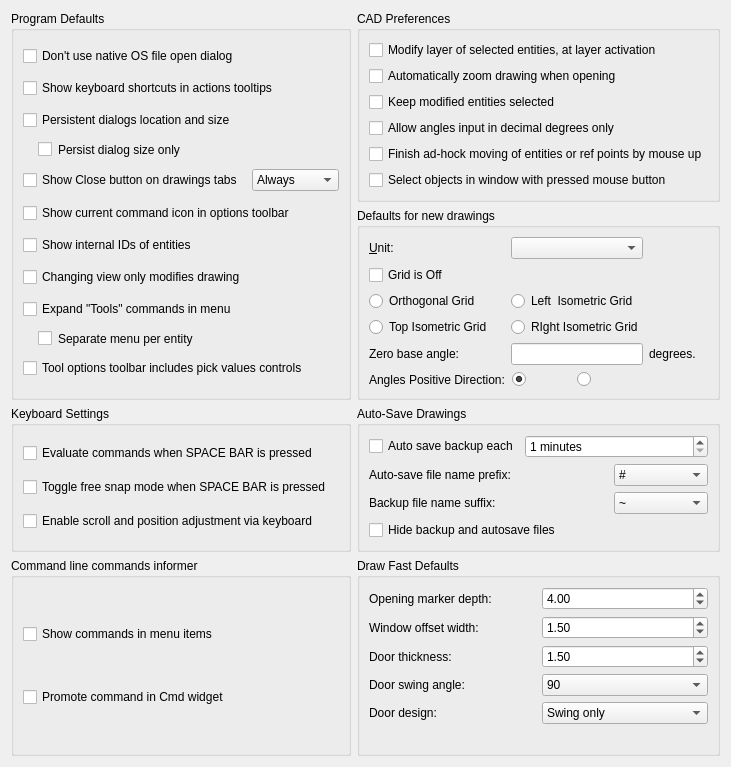
     <widget class="QWidget" name="tabDefaults">
      <attribute name="title">
       <string>&amp;Defaults</string>
      </attribute>
      <layout class="QGridLayout" name="gridLayout_3">
       <item row="8" column="0">
        <spacer name="verticalSpacer_4">
         <property name="orientation">
          <enum>Qt::Orientation::Vertical</enum>
         </property>
         <property name="sizeHint" stdset="0">
          <size>
           <width>20</width>
           <height>0</height>
          </size>
         </property>
        </spacer>
       </item>
       <item row="3" column="1">
        <widget class="QGroupBox" name="groupBox_29">
         <property name="title">
          <string>Auto-Save Drawings</string>
         </property>
         <layout class="QGridLayout" name="gridLayout_52">
          <item row="2" column="2">
           <widget class="QComboBox" name="cbAutoSaveFileNamePrefix">
            <item>
             <property name="text">
              <string notr="true">#</string>
             </property>
            </item>
            <item>
             <property name="text">
              <string notr="true">~</string>
             </property>
            </item>
            <item>
             <property name="text">
              <string notr="true">_</string>
             </property>
            </item>
            <item>
             <property name="text">
              <string notr="true">__</string>
             </property>
            </item>
            <item>
             <property name="text">
              <string notr="true">lcauto_</string>
             </property>
            </item>
            <item>
             <property name="text">
              <string notr="true">autosaved_</string>
             </property>
            </item>
           </widget>
          </item>
          <item row="0" column="1" colspan="2">
           <widget class="QSpinBox" name="cbAutoSaveTime">
            <property name="toolTip">
             <string>Time between automatic saving of the document in minutes.</string>
            </property>
            <property name="suffix">
             <string> minutes</string>
            </property>
            <property name="minimum">
             <number>1</number>
            </property>
            <property name="maximum">
             <number>60</number>
            </property>
           </widget>
          </item>
          <item row="2" column="0">
           <widget class="QLabel" name="label_38">
            <property name="text">
             <string>Auto-save file name prefix:</string>
            </property>
           </widget>
          </item>
          <item row="0" column="0">
           <widget class="QCheckBox" name="cbAutoBackup">
            <property name="toolTip">
             <string>When set, FableCAD will automatically generate a backup of your current drawing.</string>
            </property>
            <property name="text">
             <string>Auto save backup each</string>
            </property>
           </widget>
          </item>
          <item row="3" column="0">
           <widget class="QLabel" name="label_37">
            <property name="text">
             <string>Backup file name suffix:</string>
            </property>
           </widget>
          </item>
          <item row="3" column="2">
           <widget class="QComboBox" name="cbBackupFileSuffix">
            <item>
             <property name="text">
              <string notr="true">~</string>
             </property>
            </item>
            <item>
             <property name="text">
              <string notr="true">$$</string>
             </property>
            </item>
            <item>
             <property name="text">
              <string notr="true">_</string>
             </property>
            </item>
            <item>
             <property name="text">
              <string notr="true">_backup</string>
             </property>
            </item>
            <item>
             <property name="text">
              <string notr="true">_bak</string>
             </property>
            </item>
            <item>
             <property name="text">
              <string notr="true">.bak</string>
             </property>
            </item>
            <item>
             <property name="text">
              <string notr="true">.backup</string>
             </property>
            </item>
            <item>
             <property name="text">
              <string notr="true">.lcb</string>
             </property>
            </item>
           </widget>
          </item>
          <item row="4" column="0" colspan="3">
           <widget class="QCheckBox" name="cbHideBackupFiles">
            <property name="text">
             <string>Hide backup and autosave files</string>
            </property>
           </widget>
          </item>
         </layout>
        </widget>
       </item>
       <item row="8" column="1">
        <spacer name="verticalSpacer_10">
         <property name="orientation">
          <enum>Qt::Orientation::Vertical</enum>
         </property>
         <property name="sizeHint" stdset="0">
          <size>
           <width>20</width>
           <height>0</height>
          </size>
         </property>
        </spacer>
       </item>
       <item row="0" column="1">
        <widget class="QGroupBox" name="groupBox_5">
         <property name="title">
          <string>CAD Preferences</string>
         </property>
         <layout class="QVBoxLayout" name="verticalLayout_4">
          <item>
           <widget class="QCheckBox" name="cbToActiveLayer">
            <property name="toolTip">
             <string>&lt;html&gt;&lt;head/&gt;&lt;body&gt;&lt;p&gt;When enabled, activating a layer would modify all selected entities to that new layer. To change layer of multiple entities: first select needed entities; activate a layer in the layer widget. This makes all selected entities modified to belong to the new layer.&lt;/p&gt;&lt;/body&gt;&lt;/html&gt;</string>
            </property>
            <property name="text">
             <string>Modify layer of selected entities, at layer activation</string>
            </property>
           </widget>
          </item>
          <item>
           <widget class="QCheckBox" name="cbAutoZoomDrawing">
            <property name="text">
             <string>Automatically zoom drawing when opening</string>
            </property>
           </widget>
          </item>
          <item>
           <widget class="QCheckBox" name="cbKeepModifiedSelected">
            <property name="toolTip">
             <string>If selected, entities will stay selected after completion of Modify operations. Otherwise, they will be not selected. </string>
            </property>
            <property name="text">
             <string>Keep modified entities selected</string>
            </property>
           </widget>
          </item>
          <item>
           <widget class="QCheckBox" name="cbAnglesInputInDecimalDegreesOnly">
            <property name="toolTip">
             <string>If checked, it will be possible to enter value of angle in decimal degrees only. Otherwise, angles in surveyor, radiant, imperial degrees and bearing formats are allowed for input.  </string>
            </property>
            <property name="text">
             <string>Allow angles input in decimal degrees only</string>
            </property>
           </widget>
          </item>
          <item>
           <widget class="QCheckBox" name="cbFinishMovingByMouseUp">
            <property name="toolTip">
             <string>If selected, mouse up will finish ad-hock moving operations (so just one click is need). Otherwise, first click initiates move, and second one completes it.</string>
            </property>
            <property name="text">
             <string>Finish ad-hock moving of entities or ref points by mouse up</string>
            </property>
           </widget>
          </item>
          <item>
           <widget class="QCheckBox" name="cbSelectionWindowByMBClickAndUp">
            <property name="toolTip">
             <string>If selected, entities selection window is defined with pressed left mouse button. Otherwirse, 2 mouse clicks are used for corners</string>
            </property>
            <property name="text">
             <string>Select objects in window with pressed mouse button</string>
            </property>
           </widget>
          </item>
         </layout>
        </widget>
       </item>
       <item row="3" column="0">
        <widget class="QGroupBox" name="groupBox_4">
         <property name="title">
          <string>Keyboard Settings</string>
         </property>
         <layout class="QVBoxLayout" name="verticalLayout_3">
          <item>
           <widget class="QCheckBox" name="cbEvaluateOnSpace">
            <property name="text">
             <string>Evaluate commands when SPACE BAR is pressed</string>
            </property>
           </widget>
          </item>
          <item>
           <widget class="QCheckBox" name="cbToggleFreeSnapOnSpace">
            <property name="toolTip">
             <string>&lt;html&gt;&lt;head/&gt;&lt;body&gt;&lt;p&gt;Temporarily toggle free snapping when the spacebar is pressed and the command window is activated&lt;/p&gt;&lt;/body&gt;&lt;/html&gt;</string>
            </property>
            <property name="text">
             <string>Toggle free snap mode when SPACE BAR is pressed</string>
            </property>
           </widget>
          </item>
          <item>
           <widget class="QCheckBox" name="cbEnableKeyboardZoomAdjust">
            <property name="toolTip">
             <string>If enabled, it is possible to do with keys - zooming via +/-, scrolling via arrow keys, moving selected entities position via arrow keys and SHIFT/CTRL modifiers.</string>
            </property>
            <property name="text">
             <string>Enable scroll and position adjustment via keyboard</string>
            </property>
           </widget>
          </item>
         </layout>
        </widget>
       </item>
       <item row="1" column="1">
        <widget class="QGroupBox" name="buttonGroup5">
         <property name="sizePolicy">
          <sizepolicy hsizetype="Preferred" vsizetype="Preferred">
           <horstretch>0</horstretch>
           <verstretch>0</verstretch>
          </sizepolicy>
         </property>
         <property name="minimumSize">
          <size>
           <width>0</width>
           <height>0</height>
          </size>
         </property>
         <property name="title">
          <string>Defaults for new drawings</string>
         </property>
         <layout class="QGridLayout" name="gridLayout_43">
          <item row="5" column="0">
           <widget class="QLabel" name="label_32">
            <property name="text">
             <string>Angles Positive Direction:</string>
            </property>
           </widget>
          </item>
          <item row="4" column="0">
           <widget class="QLabel" name="label_30">
            <property name="toolTip">
             <string/>
            </property>
            <property name="text">
             <string>Zero base angle:</string>
            </property>
           </widget>
          </item>
          <item row="2" column="0">
           <widget class="QRadioButton" name="rbGridOrtho">
            <property name="text">
             <string>Orthogonal Grid</string>
            </property>
            <property name="autoExclusive">
             <bool>true</bool>
            </property>
           </widget>
          </item>
          <item row="4" column="1">
           <widget class="QLineEdit" name="leDefAngleBaseZero">
            <property name="sizePolicy">
             <sizepolicy hsizetype="Preferred" vsizetype="Fixed">
              <horstretch>0</horstretch>
              <verstretch>0</verstretch>
             </sizepolicy>
            </property>
            <property name="toolTip">
             <string>Zero base angle relative to the current user coordinate system. Affects polar coordinates input, snap to angle. 0.0 is 3pm.</string>
            </property>
           </widget>
          </item>
          <item row="0" column="1">
           <widget class="QComboBox" name="cbUnit">
            <property name="sizePolicy">
             <sizepolicy hsizetype="Preferred" vsizetype="Preferred">
              <horstretch>0</horstretch>
              <verstretch>0</verstretch>
             </sizepolicy>
            </property>
            <property name="toolTip">
             <string>Drawing units</string>
            </property>
           </widget>
          </item>
          <item row="0" column="0">
           <widget class="QLabel" name="lUnit">
            <property name="sizePolicy">
             <sizepolicy hsizetype="Preferred" vsizetype="Minimum">
              <horstretch>0</horstretch>
              <verstretch>0</verstretch>
             </sizepolicy>
            </property>
            <property name="text">
             <string>&amp;Unit:</string>
            </property>
            <property name="wordWrap">
             <bool>false</bool>
            </property>
            <property name="buddy">
             <cstring>cbUnit</cstring>
            </property>
           </widget>
          </item>
          <item row="4" column="2">
           <widget class="QLabel" name="label_31">
            <property name="text">
             <string>degrees.</string>
            </property>
           </widget>
          </item>
          <item row="3" column="1">
           <widget class="QRadioButton" name="rbGridIsoRight">
            <property name="text">
             <string>RIght Isometric Grid</string>
            </property>
            <property name="autoExclusive">
             <bool>true</bool>
            </property>
           </widget>
          </item>
          <item row="2" column="1">
           <widget class="QRadioButton" name="rbGridIsoLeft">
            <property name="text">
             <string>Left  Isometric Grid</string>
            </property>
            <property name="autoExclusive">
             <bool>true</bool>
            </property>
           </widget>
          </item>
          <item row="3" column="0">
           <widget class="QRadioButton" name="rbGridIsoTop">
            <property name="text">
             <string>Top Isometric Grid</string>
            </property>
            <property name="autoExclusive">
             <bool>true</bool>
            </property>
           </widget>
          </item>
          <item row="5" column="1">
           <widget class="QWidget" name="widget" native="true">
            <layout class="QGridLayout" name="gridLayout_42">
             <property name="leftMargin">
              <number>1</number>
             </property>
             <property name="topMargin">
              <number>1</number>
             </property>
             <property name="rightMargin">
              <number>3</number>
             </property>
             <property name="bottomMargin">
              <number>1</number>
             </property>
             <property name="spacing">
              <number>2</number>
             </property>
             <item row="0" column="0">
              <widget class="QRadioButton" name="rbDefAngleBasePositive">
               <property name="sizePolicy">
                <sizepolicy hsizetype="Preferred" vsizetype="Preferred">
                 <horstretch>0</horstretch>
                 <verstretch>0</verstretch>
                </sizepolicy>
               </property>
               <property name="maximumSize">
                <size>
                 <width>16777215</width>
                 <height>16777215</height>
                </size>
               </property>
               <property name="toolTip">
                <string>Counterclockwise, 90 degrees is north.</string>
               </property>
               <property name="text">
                <string/>
               </property>
               <property name="icon">
                <iconset resource="../../../../../res/icons/icons.qrc">
                 <normaloff>:/icons/dirpos_plus.lci</normaloff>:/icons/dirpos_plus.lci</iconset>
               </property>
               <property name="checked">
                <bool>true</bool>
               </property>
              </widget>
             </item>
             <item row="0" column="1">
              <widget class="QRadioButton" name="rbDefAngleBaseNegative">
               <property name="sizePolicy">
                <sizepolicy hsizetype="Preferred" vsizetype="Preferred">
                 <horstretch>0</horstretch>
                 <verstretch>0</verstretch>
                </sizepolicy>
               </property>
               <property name="maximumSize">
                <size>
                 <width>16777215</width>
                 <height>16777215</height>
                </size>
               </property>
               <property name="toolTip">
                <string>Clockwise, 90 degrees is sourth.</string>
               </property>
               <property name="text">
                <string/>
               </property>
               <property name="icon">
                <iconset resource="../../../../../res/icons/icons.qrc">
                 <normaloff>:/icons/dirneg_plus.lci</normaloff>:/icons/dirneg_plus.lci</iconset>
               </property>
               <property name="checkable">
                <bool>true</bool>
               </property>
              </widget>
             </item>
            </layout>
           </widget>
          </item>
          <item row="1" column="0">
           <widget class="QCheckBox" name="cbNewDrawingGridOff">
            <property name="toolTip">
             <string>If checked, new drawing will be created with grid disabled</string>
            </property>
            <property name="text">
             <string>Grid is Off </string>
            </property>
           </widget>
          </item>
         </layout>
        </widget>
       </item>
       <item row="0" column="0" rowspan="2">
        <widget class="QGroupBox" name="groupBox">
         <property name="sizePolicy">
          <sizepolicy hsizetype="Preferred" vsizetype="Preferred">
           <horstretch>0</horstretch>
           <verstretch>0</verstretch>
          </sizepolicy>
         </property>
         <property name="minimumSize">
          <size>
           <width>0</width>
           <height>70</height>
          </size>
         </property>
         <property name="title">
          <string>Program Defaults</string>
         </property>
         <layout class="QGridLayout" name="gridLayout_17">
          <item row="6" column="0">
           <widget class="QCheckBox" name="cbShowEntityIDs">
            <property name="toolTip">
             <string>If enabled, internal ID of entity will be shown in properties dialog and Entity Info widget.</string>
            </property>
            <property name="text">
             <string>Show internal IDs of entities</string>
            </property>
           </widget>
          </item>
          <item row="8" column="0">
           <widget class="QCheckBox" name="cbExpandToolsMenu">
            <property name="toolTip">
             <string>If selected, menu will include top-level items for drawing tools. Otherwise, they will under the same menu item. </string>
            </property>
            <property name="text">
             <string>Expand &quot;Tools&quot; commands in menu</string>
            </property>
           </widget>
          </item>
          <item row="9" column="0">
           <widget class="QCheckBox" name="cbExpandToolsMenuTillEntity">
            <property name="toolTip">
             <string>If selected, separate menu will be created for each group of entity-related commands. Otherwise, these command will be under the same menu. </string>
            </property>
            <property name="styleSheet">
             <string notr="true">margin-left:15px</string>
            </property>
            <property name="text">
             <string>Separate menu per entity</string>
            </property>
           </widget>
          </item>
          <item row="1" column="0" colspan="2">
           <widget class="QCheckBox" name="cbShowKeyboardShortcutsInToolTips">
            <property name="toolTip">
             <string>If checked, keyboard shortcut will be shown in tooltip for action</string>
            </property>
            <property name="text">
             <string>Show keyboard shortcuts in actions tooltips</string>
            </property>
           </widget>
          </item>
          <item row="5" column="0" colspan="2">
           <widget class="QCheckBox" name="cbShowCurrentActionIconInOptions">
            <property name="toolTip">
             <string>If checked, the icon for current action will be shown in options toolbar before action's options</string>
            </property>
            <property name="text">
             <string>Show current command icon in options toolbar</string>
            </property>
           </widget>
          </item>
          <item row="3" column="0">
           <widget class="QCheckBox" name="cbPersistentDialogSizeOnly">
            <property name="toolTip">
             <string>If checked, location of dialog will not be saved, but size will</string>
            </property>
            <property name="styleSheet">
             <string notr="true">margin-left:15px</string>
            </property>
            <property name="text">
             <string>Persist dialog size only</string>
            </property>
           </widget>
          </item>
          <item row="0" column="0">
           <widget class="QCheckBox" name="cbUseQtFileOpenDialog">
            <property name="text">
             <string>Don't use native OS file open dialog</string>
            </property>
           </widget>
          </item>
          <item row="7" column="0">
           <widget class="QCheckBox" name="cbChangingViewOnlyModifiesDrawing">
            <property name="toolTip">
             <string>If checked, any changes of zoom or pan for drawing will mark drawing as modified. Otherwise, changing view only will not affect modified status of the drawing. </string>
            </property>
            <property name="text">
             <string>Changing view only modifies drawing</string>
            </property>
           </widget>
          </item>
          <item row="4" column="0">
           <widget class="QCheckBox" name="cbTabCloseButton">
            <property name="toolTip">
             <string>If checked, close cross button will be shown in tabs for drawings if drawings are in Tab mode</string>
            </property>
            <property name="text">
             <string>Show Close button on drawings tabs</string>
            </property>
           </widget>
          </item>
          <item row="10" column="0" colspan="2">
           <widget class="QCheckBox" name="cbInteractiveInputInActionToolbarEnabled">
            <property name="toolTip">
             <string>If selected, controls for picking values from drawing are available in Tool Options toolbar, allowing to pick length and angle values from drawing. </string>
            </property>
            <property name="text">
             <string>Tool options toolbar includes pick values controls</string>
            </property>
           </widget>
          </item>
          <item row="4" column="1">
           <widget class="QComboBox" name="cbTabCloseButtonMode">
            <item>
             <property name="text">
              <string>Always</string>
             </property>
            </item>
            <item>
             <property name="text">
              <string>Active Tab</string>
             </property>
            </item>
           </widget>
          </item>
          <item row="2" column="0">
           <widget class="QCheckBox" name="cbPersistentDialogs">
            <property name="toolTip">
             <string>If checked, dialogs will be positioned and resized to position/size of last invocation.</string>
            </property>
            <property name="text">
             <string>Persistent dialogs location and size</string>
            </property>
           </widget>
          </item>
         </layout>
        </widget>
       </item>
       <item row="4" column="0">
        <widget class="QGroupBox" name="groupBox_33">
         <property name="title">
          <string>Command line commands informer</string>
         </property>
         <layout class="QGridLayout" name="gridLayout_56">
          <item row="0" column="0">
           <widget class="QCheckBox" name="cbShowCommandInMenu">
            <property name="statusTip">
             <string>If enabled, command aliases will be shown next to menu items</string>
            </property>
            <property name="text">
             <string>Show commands in menu items</string>
            </property>
           </widget>
          </item>
          <item row="1" column="0">
           <widget class="QCheckBox" name="cbPromoteCommandInCmd">
            <property name="toolTip">
             <string>If selected, invocation of actions with commands via UI will lead to displaying command in Cmd widget.</string>
            </property>
            <property name="text">
             <string>Promote command in Cmd widget</string>
            </property>
           </widget>
          </item>
         </layout>
        </widget>
       </item>
       <item row="4" column="1">
        <widget class="QGroupBox" name="groupBoxDrawFast">
         <property name="title">
          <string>Draw Fast Defaults</string>
         </property>
         <layout class="QGridLayout" name="gridLayoutDrawFast">
          <item row="0" column="0">
           <widget class="QLabel" name="labelDrawFastOpeningDepth">
            <property name="text">
             <string>Opening marker depth:</string>
            </property>
           </widget>
          </item>
          <item row="0" column="1">
           <widget class="QDoubleSpinBox" name="sbDrawFastOpeningDepth">
            <property name="toolTip">
             <string>Length of the perpendicular tick marks drawn on each side of a wall opening (Draw Fast 'o' / 'opening' command).</string>
            </property>
            <property name="minimum">
             <double>0.010000000000000</double>
            </property>
            <property name="maximum">
             <double>99999.000000000000000</double>
            </property>
            <property name="decimals">
             <number>2</number>
            </property>
            <property name="singleStep">
             <double>1.000000000000000</double>
            </property>
            <property name="value">
             <double>4.000000000000000</double>
            </property>
           </widget>
          </item>
          <item row="1" column="0">
           <widget class="QLabel" name="labelDrawFastWindowOffsetWidth">
            <property name="text">
             <string>Window offset width:</string>
            </property>
           </widget>
          </item>
          <item row="1" column="1">
           <widget class="QDoubleSpinBox" name="sbDrawFastWindowOffsetWidth">
            <property name="toolTip">
             <string>Distance between the wall line and the inner window line in Draw Fast window mode ('w' / 'window' command).</string>
            </property>
            <property name="minimum">
             <double>0.010000000000000</double>
            </property>
            <property name="maximum">
             <double>99999.000000000000000</double>
            </property>
            <property name="decimals">
             <number>2</number>
            </property>
            <property name="singleStep">
             <double>0.250000000000000</double>
            </property>
            <property name="value">
             <double>1.500000000000000</double>
            </property>
           </widget>
          </item>
          <item row="2" column="0">
           <widget class="QLabel" name="labelDrawFastDoorThickness">
            <property name="text">
             <string>Door thickness:</string>
            </property>
           </widget>
          </item>
          <item row="2" column="1">
           <widget class="QDoubleSpinBox" name="sbDrawFastDoorThickness">
            <property name="toolTip">
             <string>Thickness of the door slab in Draw Fast door mode. Set to 0 for a single-line door leaf.</string>
            </property>
            <property name="minimum">
             <double>0.000000000000000</double>
            </property>
            <property name="maximum">
             <double>9999.000000000000000</double>
            </property>
            <property name="decimals">
             <number>2</number>
            </property>
            <property name="singleStep">
             <double>0.250000000000000</double>
            </property>
            <property name="value">
             <double>1.500000000000000</double>
            </property>
           </widget>
          </item>
          <item row="3" column="0">
           <widget class="QLabel" name="labelDrawFastDoorSwingAngle">
            <property name="text">
             <string>Door swing angle:</string>
            </property>
           </widget>
          </item>
          <item row="3" column="1">
           <widget class="QComboBox" name="cbDrawFastDoorSwingAngle">
            <property name="toolTip">
             <string>Arc sweep angle for the door swing in Draw Fast door mode. 90 degrees draws a quarter-circle; 45 degrees draws a shallower arc.</string>
            </property>
            <item>
             <property name="text">
              <string>90</string>
             </property>
            </item>
            <item>
             <property name="text">
              <string>45</string>
             </property>
            </item>
           </widget>
          </item>
          <item row="4" column="0">
           <widget class="QLabel" name="labelDrawFastDoorDesign">
            <property name="text">
             <string>Door design:</string>
            </property>
           </widget>
          </item>
          <item row="4" column="1">
           <widget class="QComboBox" name="cbDrawFastDoorDesign">
            <property name="toolTip">
             <string>Door symbol style. 'Swing only' draws the leaf and arc. 'Swing with opening line' also draws a straight line across the full door opening.</string>
            </property>
            <item>
             <property name="text">
              <string>Swing only</string>
             </property>
            </item>
            <item>
             <property name="text">
              <string>Swing with opening line</string>
             </property>
            </item>
           </widget>
          </item>
          <item row="5" column="0" colspan="2">
           <spacer name="spacerDrawFastH">
            <property name="orientation">
             <enum>Qt::Horizontal</enum>
            </property>
            <property name="sizeHint" stdset="0">
             <size>
              <width>40</width>
              <height>20</height>
             </size>
            </property>
           </spacer>
          </item>
         </layout>
        </widget>
       </item>
      </layout>
     </widget>
